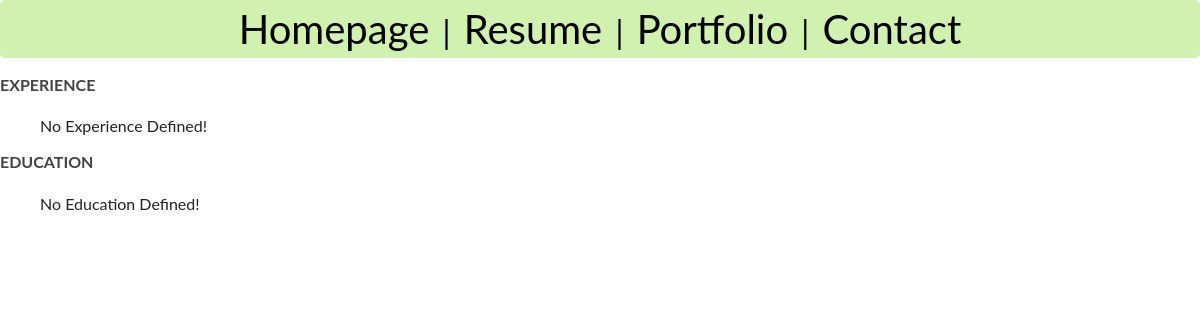
The page /resume/ on the database as committed earlier.
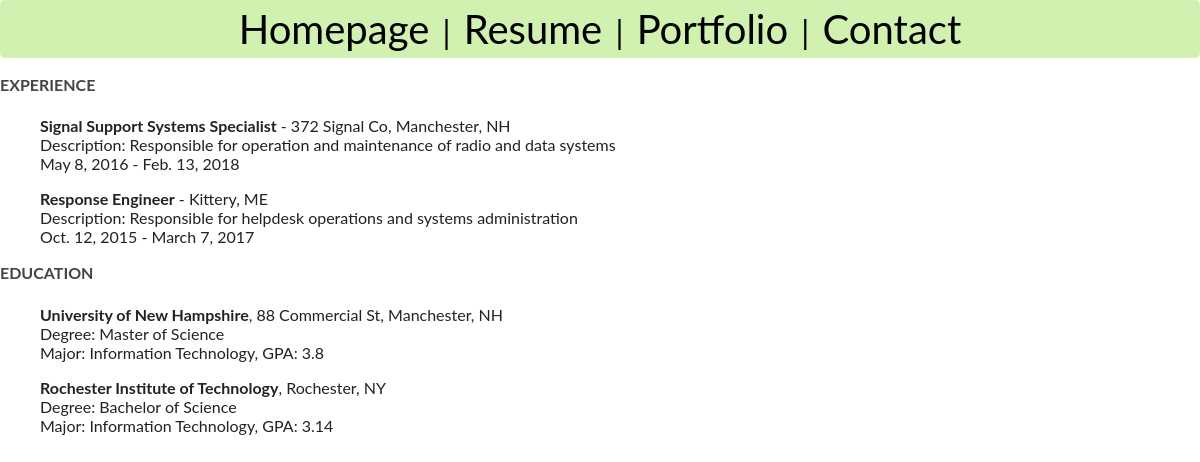
The same page on the database as committed later.
### resume/models.py (models this page shows)
class Experience(models.Model):
    title = models.CharField(max_length=64, null=False, blank=False)
    location = models.CharField(max_length=255, null=False, blank=False)
    start_date = models.DateField(null=False, blank=False)
    end_date = models.DateField(null=False, blank=False)
    description = models.CharField(max_length=255, null=False, blank=True)
    def __str__(self):
        return "{}{}{}".format(self.title, self.location, self.description)

class Education(models.Model):
    institution_name = models.CharField(max_length=128, null=False, blank=False)
    location = models.CharField(max_length=255)
    degree = models.CharField(max_length=128)
    major = models.CharField(max_length=128)
    gpa = models.FloatField(default=0.0)
    def __str__(self):
        return "{}{}{}".format(self.institution_name, self.degree, self.major)

### resume/views.py (the view)
# urls.py: 2. Add a URL to urlpatterns:  path('', views.home, name='home')
def home(request):
    qs_exp = Experience.objects.all()
    qs_edu = Education.objects.all()
    context = {'experience': qs_exp, 'education': qs_edu}
    print(context)
    return render(request, 'resume/resume.html', context)

### resume/templates/resume/resume.html
{% extends 'base.html' %}
{% load static %}
  {% block content %}
        <p><strong>EXPERIENCE</strong></p>
        {% if experience %}
            {% for company in experience %}
                <ul><b>{{company.title}}</b> - {{company.location}}<br />
                Description: {{company.description}}<br />
                {{company.start_date}} - {{company.end_date}}
                </ul>
            {% endfor %}
        {% else %}
            <ul>No Experience Defined!</ul>
        {% endif %}
        <p><strong>EDUCATION</strong></p>
        {% if education %}
            {% for school in education %}
                <ul><b>{{school.institution_name}}</b>, {{school.location}}<br />
                Degree: {{school.degree}}<br />
                Major: {{school.major}}, GPA: {{school.gpa}}
                </ul>
            {% endfor %}
        {% else %}
            <ul>No Education Defined!</ul>
        {% endif %}
  {% endblock %}

### templates/base.html (shortened to what this page needs)
{% load static %}
<!DOCTYPE html>
<html>
  <head>
    <link type="text/css" rel='stylesheet' href="{% static 'css/style.css' %}" />
  </head>
  <body>
      <div class="homepage-banner">
        <nav>
        <a href="{% url 'home' %}">Homepage</a> |
        <a href="{% url 'resume:index' %}">Resume</a> |
        <a href="{% url 'portfolio' %}">Portfolio</a> |
        <a href="{% url 'contact' %}">Contact</a>
        </nav>
      </div>
      {% block content %}
      {% endblock %}
  </body>
</html>

### static/css/style.css (style rules this page uses)
html, body { background: #FFFFFF; font-family: 'Lato', helvetica, arial, sans-serif; font-size: 16px; margin: 0; color: #222; }
nav { background: #d0f1b0; padding: 5px; border-radius: 5px; }
nav a { color: black; text-decoration: none; text-align: center; font-size: 1.25em; padding: 5px; }
ul { display: block; list-style-type: disc; margin-top: 1em; margin-bottom: 1 em; margin-left: 0; margin-right: 0; padding-left: 40px; }
.homepage-banner { text-align: center; color: #000000; font-size: 2em; max-width: 100%; }
p { font-size: 1em; line-height: 1.4em; margin-bottom: 20px; color: #444; }

Rows that differ between the two databases and show on the page:
added Experience: title "Signal Support Systems Specialist", location "372 Signal Co, Manchester, NH", description "Responsible for operation and maintenance of radio and data systems", start_date "May 8, 2016", end_date "Feb. 13, 2018"
added Experience: title "Response Engineer", location "Kittery, ME", description "Responsible for helpdesk operations and systems administration", start_date "Oct. 12, 2015", end_date "March 7, 2017"
added Education: institution_name "University of New Hampshire", location "88 Commercial St, Manchester, NH", degree "Master of Science", major "Information Technology", gpa "3.8"
added Education: institution_name "Rochester Institute of Technology", location "Rochester, NY", degree "Bachelor of Science", major "Information Technology", gpa "3.14"
Other text that changed with them:
text no longer shown: "No Experience Defined! No Education Defined!"
